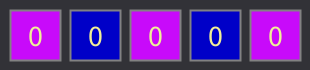
Frame 1 (no input)
Frame 60 (the mouse pressed at the canvas centre just before this capture): identical to frame 1, image omitted
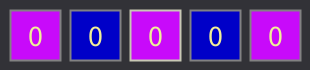
Frame 120 (the mouse held since frame 60 and released just before this capture)

The Processing sketch that drew these frames (run headless with seeded random() and noise(); from frame 60 on, the mouse is pressed at the canvas centre):

// Processing sketch: processing_134687
// ── processing_134687.pde

int AnzahlRechtecke=5;

ClickableRect[] Rechtecke=new ClickableRect[AnzahlRechtecke];

void setup() {
  size(310,70);
  for (int index=0;index<AnzahlRechtecke;index++) {
    Rechtecke[index]=new ClickableRect(10+60*index, 10, 50, 50);
  }
  for (int index=0;index<AnzahlRechtecke;index+=2) {
    Rechtecke[index].setColor(200, 10, 250);
  }
}

void draw() {
  background(50, 50, 55);

  for (int index=0;index<AnzahlRechtecke;index++) {
    Rechtecke[index].draw();
  }
}

void mouseClicked() {
  for (int index=0;index<AnzahlRechtecke;index++) {
    if (Rechtecke[index].mouseOver()) {
      Rechtecke[index].countClick();
    }
  }
}

class ClickableRect {
  int x0, y0, w, h;
  int counter=0;
  color hinterGrundFarbe=color(0, 0, 200);

  public ClickableRect(int x, int y, int newWidth, int newHeight) {
    w=newWidth;
    h=newHeight;
    setPosition(x, y);
  }

  public void setPosition(int x, int y) {
    x0=x;
    y0=y;
  }

  public void setColor(int r, int g, int b) {
    hinterGrundFarbe=color(r, g, b);
  }

  public void draw() {
    fill(hinterGrundFarbe);
    strokeWeight(2);
    if (mouseOver()) {
      stroke(200, 200, 180);
    }
    else {
      stroke(130, 130, 130);
    }
    rect(x0, y0, w, h);
    fill(240, 240, 150);
    textSize(30);
    textAlign(CENTER, CENTER);
    text(counter, x0+w/2, y0+h/2);
  }
  public boolean mouseOver() {
    if (mouseX>=x0&&mouseX<x0+h&&mouseY>=y0&&mouseY<y0+h) {
      return true;
    }
    else {
      return false;
    }
  }
  public void countClick() {
    counter++;
  }
}
